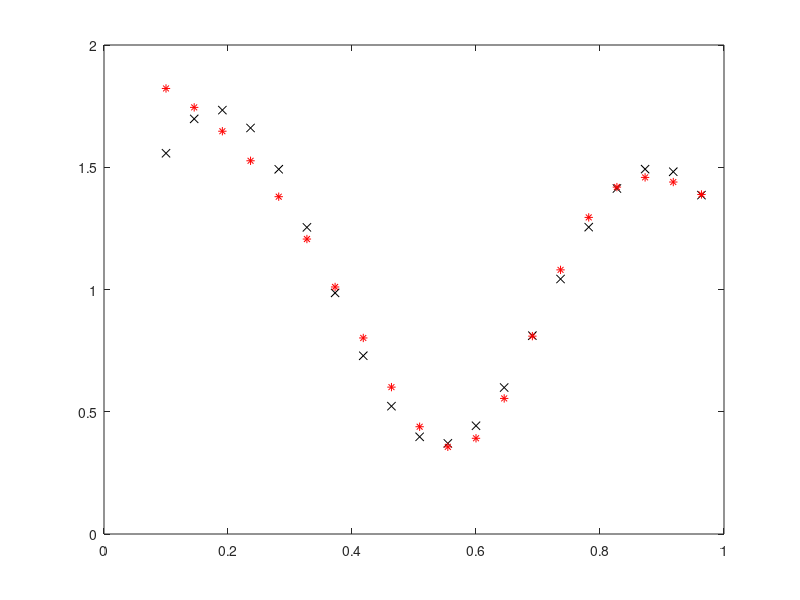

Reproduce this figure in MATLAB.
x = 0.1:1/22:1;

d = (1 + 0.6*sin(2*pi*x/0.7)) + 0.3*sin(2*pi*x)/2;

w_11=rand(1);
w_12=rand(1);
w_13=rand(1);
w_14=rand(1);
w_15=rand(1);

w_21=rand(1);
w_22=rand(1);
w_23=rand(1);
w_24=rand(1);
w_25=rand(1);


b_11=rand(1);
b_12=rand(1);
b_13=rand(1);
b_14=rand(1);
b_15=rand(1);


b_21=rand(1);


y = zeros(1,20);

for a = 1:10000

    for i = 1:20


y_1 = 1 /(1 + exp(-x(i) * w_11 - b_11));
y_2 = 1 /(1 + exp(-x(i) * w_12 - b_12));
y_3 = 1 /(1 + exp(-x(i) * w_13 - b_13));
y_4 = 1 /(1 + exp(-x(i) * w_14 - b_14));
y_5 = 1 /(1 + exp(-x(i) * w_15 - b_15));


y(i) = (y_1*w_21) + (y_2*w_22) + (y_3*w_23) + (y_4*w_24)+ (y_5*w_25) + b_21;

e(i)=d(i)-y(i);

n=0.15;

w_21= w_21+n*e(i)*y_1;
w_22= w_22+n*e(i)*y_2;
w_23= w_23+n*e(i)*y_3;
w_24= w_24+n*e(i)*y_4;
w_25= w_25+n*e(i)*y_5;

b_21= b_21+n*e(i)*1;


delta1=(y_1*(1 - y_1))*(e(i)*w_21);
delta2=(y_2*(1 - y_2))*(e(i)*w_22);
delta3=(y_3*(1 - y_3))*(e(i)*w_23);
delta4=(y_4*(1 - y_4))*(e(i)*w_24);
delta5=(y_5*(1 - y_5))*(e(i)*w_25);

w_11=w_11+n*delta1*x(i);
w_12=w_12+n*delta2*x(i);
w_13=w_13+n*delta3*x(i);
w_14=w_14+n*delta4*x(i);
w_15=w_15+n*delta5*x(i);



b_11=b_11+n*delta1;
b_12=b_12+n*delta2;
b_13=b_13+n*delta3;
b_14=b_14+n*delta4;
b_15=b_15+n*delta5;

    end

end

for i = 1:20


    y_1 = 1 /(1 + exp(-x(i) * w_11 - b_11));
    y_2 = 1 /(1 + exp(-x(i) * w_12 - b_12));
    y_3 = 1 /(1 + exp(-x(i) * w_13 - b_13));
    y_4 = 1 /(1 + exp(-x(i) * w_14 - b_14));
    y_5 = 1 /(1 + exp(-x(i) * w_15 - b_15));


    y(i) = (y_1*w_21) + (y_2*w_22) + (y_3*w_23) + (y_4*w_24)+ (y_5*w_25) + b_21;
end

figure, plot(x,d,'kx',x,y,'r*');